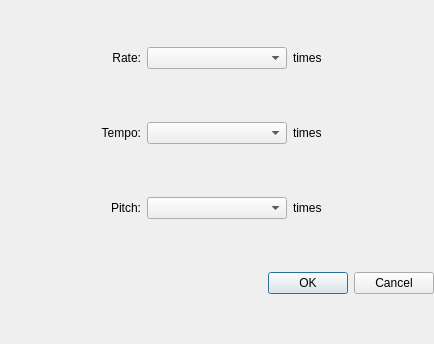
<?xml version="1.0" encoding="UTF-8"?>
<ui version="4.0">
 <class>changeDialog</class>
 <widget class="QDialog" name="changeDialog">
  <property name="geometry">
   <rect>
    <x>0</x>
    <y>0</y>
    <width>434</width>
    <height>344</height>
   </rect>
  </property>
  <property name="windowTitle">
   <string>Dialog</string>
  </property>
  <property name="sizeGripEnabled">
   <bool>false</bool>
  </property>
  <layout class="QGridLayout" name="gridLayout">
   <property name="leftMargin">
    <number>0</number>
   </property>
   <property name="topMargin">
    <number>0</number>
   </property>
   <property name="rightMargin">
    <number>0</number>
   </property>
   <property name="bottomMargin">
    <number>0</number>
   </property>
   <item row="0" column="1">
    <widget class="QComboBox" name="ratebox"/>
   </item>
   <item row="0" column="2">
    <widget class="QLabel" name="label_7">
     <property name="text">
      <string>times</string>
     </property>
    </widget>
   </item>
   <item row="2" column="2">
    <widget class="QLabel" name="label_6">
     <property name="text">
      <string>times</string>
     </property>
    </widget>
   </item>
   <item row="0" column="0">
    <widget class="QLabel" name="label">
     <property name="text">
      <string>Rate:</string>
     </property>
     <property name="alignment">
      <set>Qt::AlignRight|Qt::AlignTrailing|Qt::AlignVCenter</set>
     </property>
    </widget>
   </item>
   <item row="2" column="1">
    <widget class="QComboBox" name="pitchbox"/>
   </item>
   <item row="1" column="2">
    <widget class="QLabel" name="label_5">
     <property name="text">
      <string>times</string>
     </property>
    </widget>
   </item>
   <item row="1" column="1">
    <widget class="QComboBox" name="tempobox"/>
   </item>
   <item row="2" column="0">
    <widget class="QLabel" name="label_3">
     <property name="text">
      <string>Pitch:</string>
     </property>
     <property name="alignment">
      <set>Qt::AlignRight|Qt::AlignTrailing|Qt::AlignVCenter</set>
     </property>
    </widget>
   </item>
   <item row="1" column="0">
    <widget class="QLabel" name="label_2">
     <property name="text">
      <string>Tempo:</string>
     </property>
     <property name="alignment">
      <set>Qt::AlignRight|Qt::AlignTrailing|Qt::AlignVCenter</set>
     </property>
    </widget>
   </item>
   <item row="3" column="0" colspan="3">
    <widget class="QDialogButtonBox" name="buttonBox">
     <property name="orientation">
      <enum>Qt::Horizontal</enum>
     </property>
     <property name="standardButtons">
      <set>QDialogButtonBox::Cancel|QDialogButtonBox::Ok</set>
     </property>
    </widget>
   </item>
  </layout>
 </widget>
 <resources/>
 <connections>
  <connection>
   <sender>buttonBox</sender>
   <signal>accepted()</signal>
   <receiver>changeDialog</receiver>
   <slot>accept()</slot>
   <hints>
    <hint type="sourcelabel">
     <x>248</x>
     <y>254</y>
    </hint>
    <hint type="destinationlabel">
     <x>157</x>
     <y>274</y>
    </hint>
   </hints>
  </connection>
  <connection>
   <sender>buttonBox</sender>
   <signal>rejected()</signal>
   <receiver>changeDialog</receiver>
   <slot>reject()</slot>
   <hints>
    <hint type="sourcelabel">
     <x>316</x>
     <y>260</y>
    </hint>
    <hint type="destinationlabel">
     <x>286</x>
     <y>274</y>
    </hint>
   </hints>
  </connection>
 </connections>
</ui>
